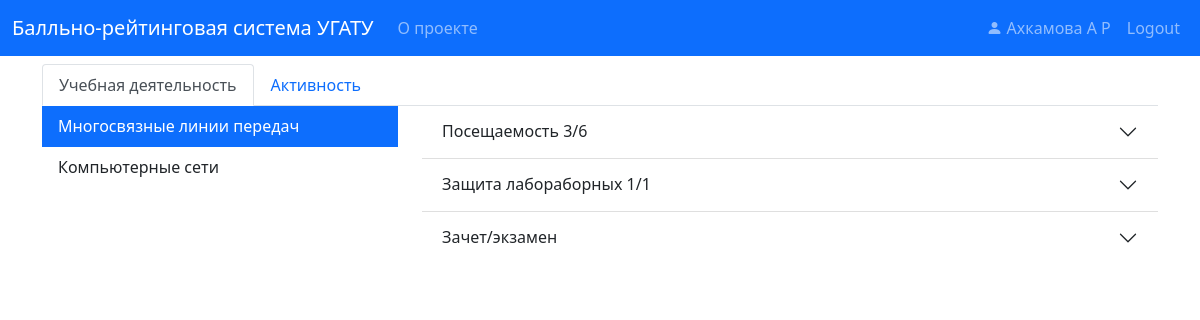
Page /student/education (signed in) on the committed database.
### pointraing/models.py (models this page shows, shortened)
class User(db.Model, UserMixin):
    id = db.Column(db.String(32), primary_key=True)
    name = db.Column(db.String(120), nullable=False)
    surname = db.Column(db.String(120), nullable=False)
    patronymic = db.Column(db.String(120), nullable=False)
    login = db.Column(db.String(20), unique=True, nullable=False)
    password = db.Column(db.String(60), nullable=False)
    role_id = db.Column(db.String, db.ForeignKey('role.id'), nullable=False)
    role = db.relationship('Role', backref=db.backref('users', lazy=True))
    group_id = db.Column(db.String, db.ForeignKey('group.id'), nullable=True)

class Subject(db.Model):
    id = db.Column(db.String(32), primary_key=True)
    name = db.Column(db.String(120), nullable=False)
    count_hours = db.Column(db.Integer, nullable=False)
    labs = db.relationship('Lab', backref='subject', lazy=True)
    attendance = db.relationship('Attendance', backref='subject', lazy=True)

### pointraing/routes.py (the view)
@app.route("/student/education")
@app.route("/student/education/<string:subject_id>")
@login_required
def student_education(subject_id=None):
    group = current_user.group
    attendance_subjects = Attendance.query.filter_by(group_id=group.id).group_by(Attendance.subject_id).all()
    subjects = []
    for i in attendance_subjects:
        subjects.append(i.subject)
    if not subject_id and len(subjects) > 0:
        subject_id = subjects[0].id
    if not subject_id:
        return render_template('education.html',
                               active_tab='education',
                               right_group=subjects,
                               group_id=subject_id
                               )
    else:
        attendance_user = AttendanceGrade.query \
            .filter(AttendanceGrade.user_id == current_user.id).subquery()
        attendance = Attendance.query \
            .filter(Attendance.subject_id == subject_id) \
            .filter(Attendance.group_id == current_user.group_id) \
            .add_columns(attendance_user.c.id, attendance_user.c.active) \
            .outerjoin(attendance_user, Attendance.id == attendance_user.c.attendance_id) \
            .order_by(Attendance.date).all()
        attendance_count_user = AttendanceGrade.query \
            .join(AttendanceGrade.attendance) \
            .filter(Attendance.subject_id == subject_id) \
            .filter(AttendanceGrade.user_id == current_user.id) \
            .count()
        labs_user_subq = LabsGrade.query \
            .filter(LabsGrade.user_id == current_user.id).subquery()
        labs = Lab.query \
            .filter(Lab.subject_id == subject_id) \
            .add_columns(labs_user_subq.c.id, labs_user_subq.c.date) \
            .outerjoin(labs_user_subq, Lab.id == labs_user_subq.c.lab_id) \
            .all()
        labs_count_user = LabsGrade.query \
            .join(Lab, LabsGrade.lab) \
            .filter(Lab.subject_id == subject_id) \
            .filter(LabsGrade.user_id == current_user.id) \
            .count()
        grade = Grade.query \
            .filter_by(user_id=current_user.id) \
            .filter_by(subject_id=subject_id).order_by(Grade.date).all()
        return render_template('education.html',
                               active_tab='education',
                               right_group=subjects,
                               group_id=subject_id,
                               count_hours=len(attendance),
                               attendance_count_user=attendance_count_user,
                               attendance=attendance,
                               labs=labs,
                               labs_count=len(labs),
                               labs_count_user=labs_count_user,
                               grade=grade
                               )

### pointraing/models.py (called while the page is built)
@login_manager.user_loader
def load_user(user_id):
    return User.query.get(user_id)

### pointraing/templates/education.html (shortened to what this page needs)
{% extends "student.html" %}
{% block right %}
    {% if group_id %}
        <div class="accordion accordion-flush" id="accordionFlushEducation">
            <div class="accordion-item">
                <h2 class="accordion-header" id="flush-headingOne">
                    <button class="accordion-button collapsed" type="button" data-bs-toggle="collapse"
                            data-bs-target="#flush-collapseOne" aria-expanded="false" aria-controls="flush-collapseOne">
                        Посещаемость {{ attendance_count_user }}/{{ count_hours }}
                    </button>
                </h2>
            </div>
            <div class="accordion-item">
                <h2 class="accordion-header" id="flush-headingTwo">
                    <button class="accordion-button collapsed" type="button" data-bs-toggle="collapse"
                            data-bs-target="#flush-collapseTwo" aria-expanded="false" aria-controls="flush-collapseTwo">
                        Защита лабораборных {{ labs_count_user }}/{{ labs_count }}
                    </button>
                </h2>
            </div>
            <div class="accordion-item">
                <h2 class="accordion-header" id="flush-headingThree">
                    <button class="accordion-button collapsed" type="button" data-bs-toggle="collapse"
                            data-bs-target="#flush-collapseThree" aria-expanded="false"
                            aria-controls="flush-collapseThree">
                        Зачет/экзамен
                    </button>
                </h2>
            </div>
        </div>
    {% else %}
        <p class="text-muted p-2">Похоже, что еще нет предметов для вашего обучения, обратитесь к администратору
            сиситемы</p>
    {% endif %}
{% endblock right %}

### pointraing/templates/student.html
{% macro naveItem(name, url, is_active) -%}
    <a class="nav-link {{ 'active' if is_active }}"
            {% if is_active %}
       aria-current="page"
            {% endif %}
       href="{{ url }}">{{ name }}</a>
{%- endmacro %}
{% extends "layout.html" %}
{% block content %}
    <ul class="nav nav-tabs pt-2">
        {{ naveItem('Учебная деятельность', url_for('student_education'), active_tab == 'education') }}
        {{ naveItem('Активность', url_for('student_activity'), active_tab == 'activity') }}
    </ul>
    <div>
        <div class="row">
            <div class="col-4">
                <div class="list-group list-group-flush">
                    {% if right_group %}
                        {% for item in right_group %}
                            <a
                                    {% if active_tab == 'education' %}
                                        href="{{ url_for('student_education', subject_id=item.id) }}"
                                    {% else %}
                                        href="{{ url_for('student_activity', activity_id=item.id) }}"
                                    {% endif %}
                                        class="list-group-item list-group-item-action {{ 'active' if group_id == item.id }}"
                                    {% if group_id == item.id %}
                                        aria-current="page"
                                    {% endif %}
                            >
                                {{ item.name }}
                            </a>
                        {% endfor %}
                    {% else %}
                        <p class="text-muted"> Похоже не хватает данных, обратитесь к администротору </p>
                    {% endif %}
                </div>
            </div>
            <div class="col-8">
                {% block right %}{% endblock %}
            </div>
        </div>
    </div>
{% endblock content %}

### pointraing/templates/layout.html (shortened to what this page needs)
<!DOCTYPE html>
<html>
<head>
    <link rel="stylesheet" type="text/css" href="{{ url_for('static', filename='styles/bootstrap.css') }}">
    <link rel="stylesheet"
          href="{{ url_for('static', filename='node_modules/bootstrap-icons/font/bootstrap-icons.css') }}">
    <link rel="stylesheet" type="text/css" href="{{ url_for('static', filename='main.css') }}">
</head>
<body>
<header class="site-header">
    <nav class="navbar navbar-expand-lg navbar-dark bg-primary">
        <div class="container-fluid">
            <a class="navbar-brand" href="{{ url_for('home') }}">Балльно-рейтинговая система УГАТУ</a>
            <div class="collapse navbar-collapse" id="navbarToggle">
                <div class="navbar-nav me-auto">
                    <a class="nav-item nav-link" href="/about">О проекте</a>
                </div>
                <div class="navbar-nav">
                    {% if current_user.is_authenticated %}
                        <a class="nav-item nav-link d-inline-block"
                           href="{{ url_for('account') }}">
                            <i class="bi bi-person-fill d-inline-block"></i>
                            {{ " ".join((current_user.surname, current_user.name[0], current_user.patronymic[0])) }}
                        </a>
                        <a class="nav-item nav-link" href="{{ url_for('logout') }}">Logout</a>
                    {% else %}
                        <a class="nav-item nav-link" href="{{ url_for('login') }}">Login</a>
                    {% endif %}
                </div>
            </div>
        </div>
    </nav>
</header>
<main role="main" class="container">
    <div class="row">
        <div class="mw-100">
            {% block content %}{% endblock %}
        </div>
    </div>
</main>
</body>
</html>

### rows in the picture
User: surname+name+patronymic "Ахкамова А Р"
Subject: name "Многосвязные линии передач"
Subject: name "Компьютерные сети"

### other values in the picture
{{ name }} "Учебная деятельность Активность"
{{ attendance_count_user }} "3"
{{ count_hours }} "6"
{{ labs_count_user }} "1"
{{ labs_count }} "1"
